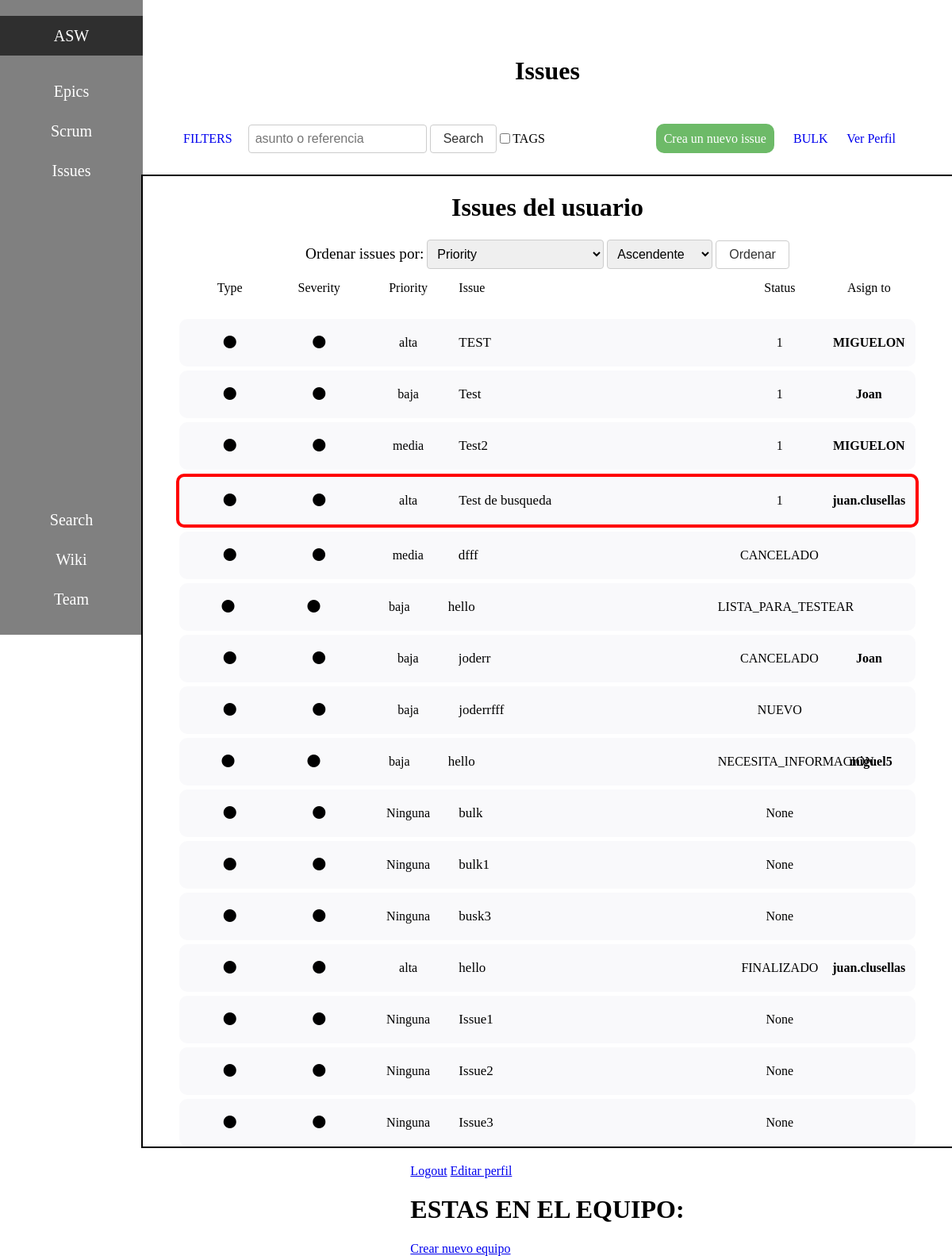
The page /search/ (signed in) on the database as committed earlier.
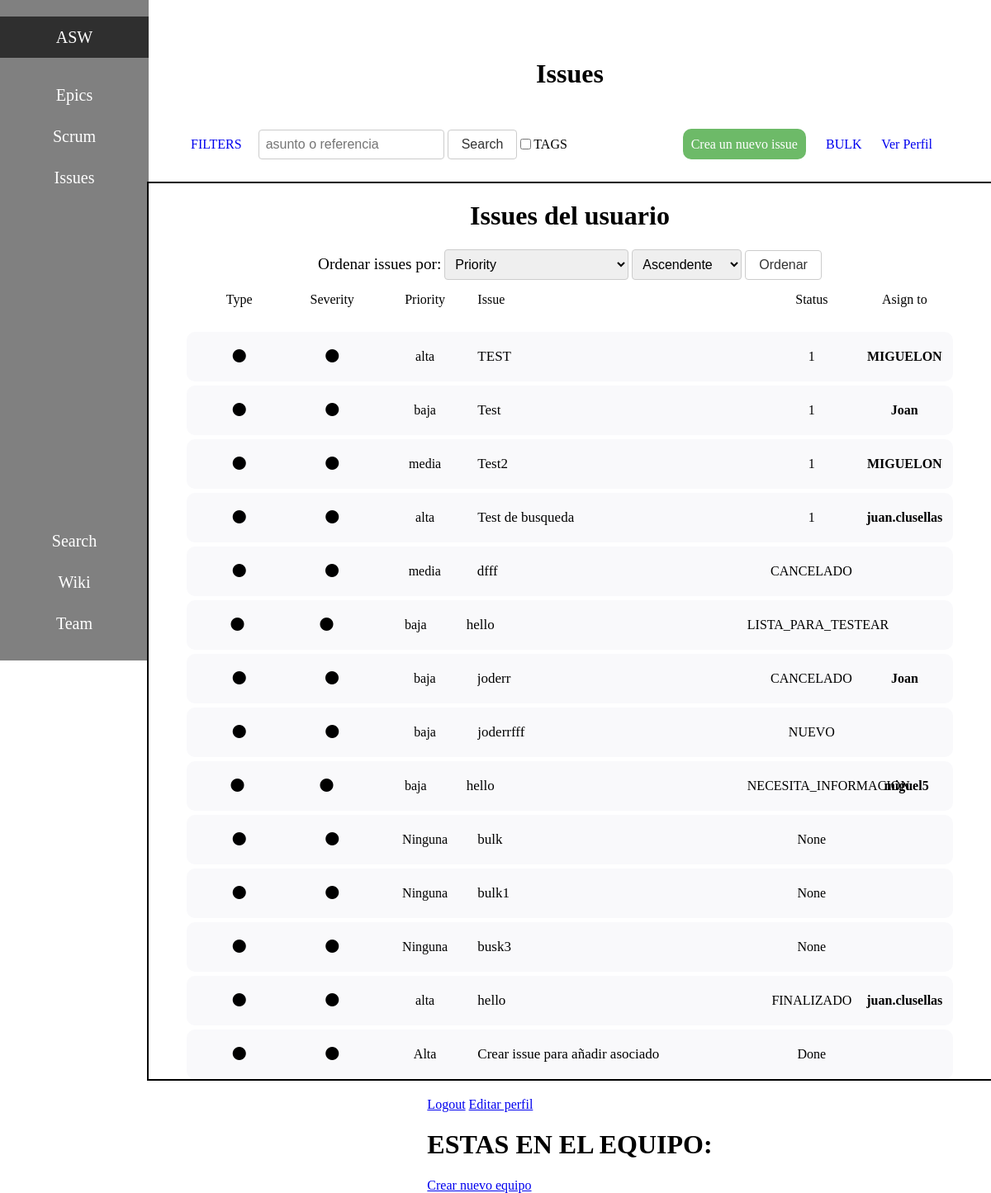
The same page on the database as committed later.
### polls/models.py (models this page shows, shortened)
class Issue(models.Model):
    id = models.AutoField(primary_key=True)
    asunto = models.CharField(max_length=50, default='')
    descripcion = models.CharField(max_length=200, default='')
    creador = models.ForeignKey(User, on_delete=models.CASCADE, related_name='issues_creadas')
    associat = models.ForeignKey(User, on_delete=models.CASCADE, related_name='issues_associado', null=True)
    vigilant = models.ManyToManyField(User, related_name='issues_vigiladas')
    deleted = models.BooleanField(default=False)
    asignada = models.ForeignKey(User, on_delete=models.CASCADE, related_name='issues_asignadas', null=True)
    blocked = models.BooleanField(default=False, null=True)
    reason_blocked = models.CharField(max_length=200, default='', null=True)
    deadline = models.DateTimeField(null=True)
    prioridad = models.CharField(max_length=100, default=None, null=True)
    status = models.CharField(max_length=100, default=None, null=True)

### polls/views/issue_viewset.py (the view)
# urls.py: path('search/', issue_viewset.search_issues, name='search_issues'),
def search_issues(request):
    query = request.GET.get('q')
    if query:
        results = Issue.objects.filter(Q(asunto__icontains=query) | Q(descripcion__icontains=query), deleted=False)
    else:
        results = Issue.objects.filter(deleted=False)
    equipos = Equipo.objects.all()
    equipo_usuario = Miembro_Equipo.objects.filter(miembro=request.user.id)
    equipo = Miembro_Equipo.objects.filter(miembro=request.user)
    miebros = Miembro_Equipo.objects.filter(equipo=equipo[0].equipo)
    usuarios = []
    for miembro in miebros:
        usuarios.append(miembro.miembro)
    return render(request, 'main.html', {'issues': results, 'equipos' : equipos, 'equipo' : equipo_usuario, 'usuarios' : usuarios})

### polls/templates/main.html (shortened to what this page needs)
<!DOCTYPE html>
<html lang="en">
<head>
</head>
{% load socialaccount %}
<body>
    {% if user.is_authenticated %}
        <p>BIENVENIDO, {{ user.username }} !</p>
    {% endif %}
    {% include 'barraLateral.html' %}
    <div id="contenedorPrincipal">
        <h1>Issues</h1>
        <div id="barraSuperior">
            <div id="superiorIzquierda">
                <a id="aplicarFiltros" style="font-size: medium" href="/filtrar-issues/">FILTERS</a>
                {% include "form_search_bar.html" %}
                <input type="checkbox">TAGS</input>
            </div>
            <div id="superiorDerecha">
                <a id="crearIssue" href="/pantallaCrearIssue">Crea un nuevo issue</a>
                <a href="/bulkInsertView">BULK</a>
                <a href="/verPerfil/{{ user.username }}/">Ver Perfil</a>
            </div>
        </div>
        <div id="tablaIssues">
            <h1>Issues del usuario</h1>
            {%include "form_order_issues.html"%}
            <div id="CabeceraTabla">
                <div class="col">Type</div>
                <div class="col">Severity</div>
                <div class="col">Priority</div>
                <div class="col" id="especial">Issue</div>
                <div class="col">Status</div>
                <div class="col">Asign to</div>
            </div>
            {% for issue in issues %}
                <div id="issue" {% if issue.blocked %} style="border-style: solid; border-color: red; border-width: 4px;"{% endif %}>
                    <div class="col"><i class="fa-solid fa-circle"></i></div>
                    <div class="col"><i class="fa-solid fa-circle"></i></div>
                    {% if issue.prioridad %}
                        <div class="col">{{ issue.prioridad }}</div>
                    {% else %}
                        <div class="col">Ninguna</div>
                    {% endif %}
                    <div class="col" id="especial"><a href="/mostrarIssue/{{ issue.id }}/">{{ issue.asunto }}</a></div>
                    <div class="col"><p> {{ issue.status }}</p></div>
                    <div class="col"><strong>{{ issue.asignada.username }}</strong></div>
                </div>
            {% endfor %}
        </div>
        <div id="mainExtras">
            <a href="/logout">Logout</a>
            <a href="/editarPerfil">Editar perfil</a>
            {% if equipo %}
                <h1>ESTAS EN EL EQUIPO:</h1>
            {% endif %}
            <a href="/pantallaCrearEquipo">Crear nuevo equipo</a>
        </div>
    </div>
</body>
</html>

Rows that differ between the two databases and show on the page:
no longer on this page (row edited): Issue: shows "Ninguna", asunto "Issue1", status "None"
removed Issue: shows "Ninguna", asunto "Issue3", status "None"
changed Issue "Test de busqueda": blocked True → False (drawn)
changed Issue: prioridad (not shown) → "Alta"; asunto "Issue2" → "Crear issue para añadir asociado"; status "None" → "Done"; no longer shows "Ninguna"
